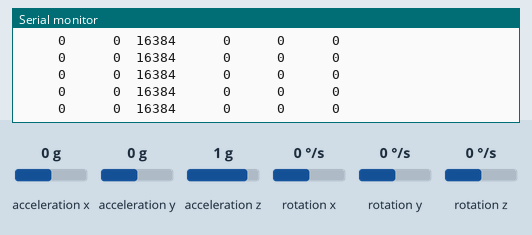
A sketch run on a simulated Arduino Uno, built with avr-gcc and run on an emulated ATmega328P. On the bench: the last lines printed to the serial monitor. The test bench sets the inputs (shaded band); at power-on: acceleration x 0 g, acceleration y 0 g, acceleration z 1 g, rotation x 0 °/s, rotation y 0 °/s, rotation z 0 °/s.

Above: at 1.2 s.
1.3 s: acceleration x set to -1.4 g
At 1.38 s:
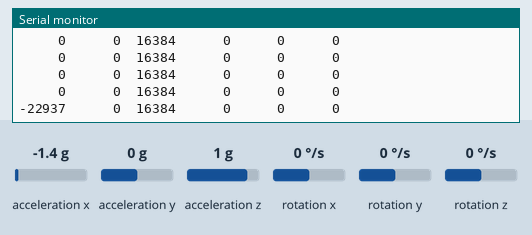
3.2 s: acceleration y set to -1.4 g
At 3.37 s:
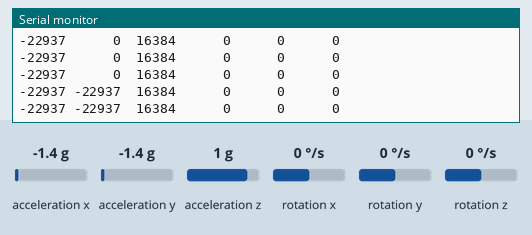
5.1 s: acceleration z set to -1.4 g
At 5.15 s:
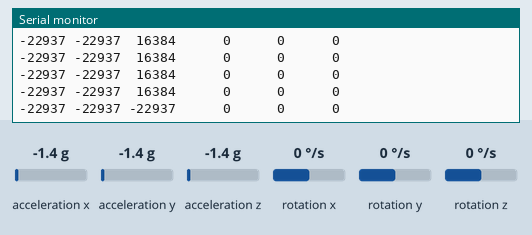
7.0 s: rotation x set to -192 °/s
At 7.04 s:
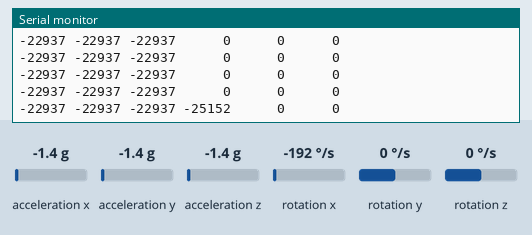
8.9 s: rotation y set to -192 °/s
At 8.93 s:
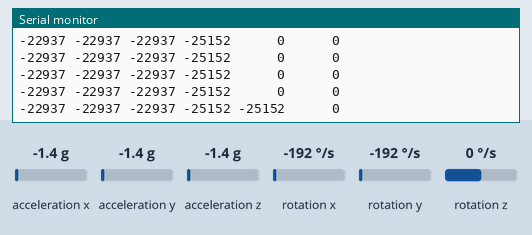
10.8 s: rotation z set to -192 °/s
At 10.82 s:
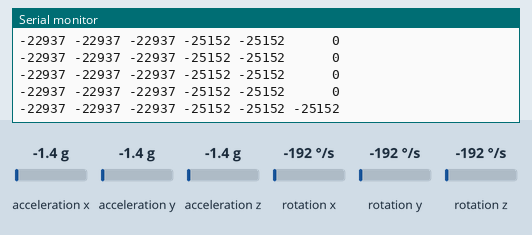

Measured:
- after the input at 1.3 s, the serial monitor: prints a new line after 0.07 s (image 1)
- after the input at 3.2 s, the serial monitor: prints a new line after 0.06 s (image 2)
- after the input at 5.1 s, the serial monitor: prints a new line after 0.05 s (image 3)
- after the input at 7.0 s, the serial monitor: prints a new line at once (image 4)
- after the input at 8.9 s, the serial monitor: prints a new line at once (image 5)
- after the input at 10.8 s, the serial monitor: prints a new line at once (image 6)

The sketch:

gyro.ino
```cpp
#include "Wire.h"
#include "I2Cdev.h"
#include "MPU6050.h"

// class default I2C address is 0x68
// specific I2C addresses may be passed as a parameter here
// AD0 low = 0x68 (default for InvenSense evaluation board)
// AD0 high = 0x69
MPU6050 accelgyro;

int16_t ax, ay, az, gx, gy, gz;

void setup() {
    Wire.begin();

    // initialize serial communication
    // (38400 chosen because it works as well at 8MHz as it does at 16MHz, but
    // it's really up to you depending on your project)
    Serial.begin(38400);

    accelgyro.initialize();

    // verify connection
    Serial.println("Testing device connections...");
    Serial.println(accelgyro.testConnection() ? "MPU6050 connection successful" : "MPU6050 connection failed");
}

void printNumber(int16_t number) {
    char tmp[5];
    sprintf(tmp, "%6d", number);
    //sprintf(tmp, "%0.4X", number);
    Serial.print(tmp); Serial.print(" ");
}

void loop() {
    accelgyro.getMotion6(&ax, &ay, &az, &gx, &gy, &gz);
    printNumber(ax);
    printNumber(ay);
    printNumber(az);
    printNumber(gx);
    printNumber(gy);
    printNumber(gz);
    Serial.println();
    delay(100);
}
```
